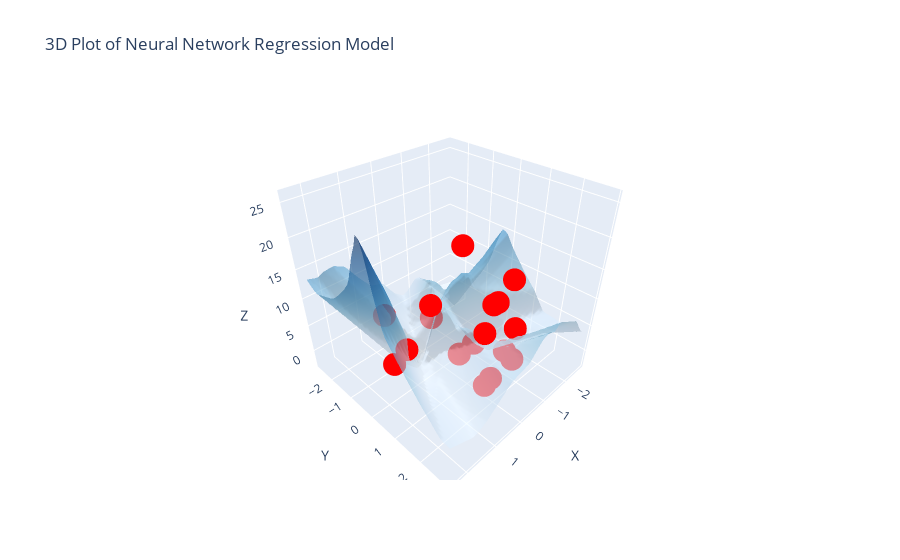

The code cell stored with this chart in its notebook:
### Code cell
import pandas as pd
import numpy as np
import matplotlib.pyplot as plt
from sklearn.preprocessing import StandardScaler
from sklearn.model_selection import train_test_split
from sklearn.metrics import mean_absolute_error
import plotly.graph_objs as go
from tensorflow.keras.models import Sequential
from tensorflow.keras.layers import Dense
from sklearn.metrics import r2_score

# Load the dataset
sewer_data = pd.read_csv('sewer_burst_frequency.csv')

# Set the correct header
sewer_data.columns = sewer_data.iloc[0]
sewer_data = sewer_data[1:]
sewer_data.reset_index(drop=True, inplace=True)

# Encode categorical variables
from sklearn.preprocessing import LabelEncoder
le = LabelEncoder()
for col in sewer_data.select_dtypes(include='object'):
    sewer_data[col] = le.fit_transform(sewer_data[col])

# Split features and target
x = sewer_data[['x', 'y']]
y = sewer_data['z']

# Splitting the dataset into the Training set and Test set
x_train, x_test, y_train, y_test = train_test_split(x, y, test_size=0.25, random_state=5)

# Standardize features
scaler = StandardScaler()
x_train_scaled = scaler.fit_transform(x_train)
x_test_scaled = scaler.transform(x_test)

# Build the neural network model
model = Sequential([
    Dense(64, activation='relu', input_shape=(x_train_scaled.shape[1],)),
    Dense(64, activation='relu'),
    Dense(1)
])

# Compile the model
model.compile(optimizer='adam', loss='mse')

# Train the model
model.fit(x_train_scaled, y_train, epochs=1000, batch_size=64, verbose=0)

# Predict on test data
y_pred_nn = model.predict(x_test_scaled)

# Calculate Mean Absolute Error
mae_nn = mean_absolute_error(y_test, y_pred_nn)

# Print Mean Absolute Error
print("Mean Absolute Error (Neural Network):", mae_nn)

# Create meshgrid for surface plot
x_min, x_max = x_test_scaled[:, 0].min() - 1, x_test_scaled[:, 0].max() + 1
y_min, y_max = x_test_scaled[:, 1].min() - 1, x_test_scaled[:, 1].max() + 1
xx, yy = np.meshgrid(np.arange(x_min, x_max, 0.1),
                     np.arange(y_min, y_max, 0.1))
z_pred_nn = model.predict(np.c_[xx.ravel(), yy.ravel()])
z_pred_nn = z_pred_nn.reshape(xx.shape)

# Plotting
fig = go.Figure()

# Scatter plot for actual data
fig.add_trace(go.Scatter3d(x=x_test_scaled[:, 0], y=x_test_scaled[:, 1], z=y_test, mode='markers', marker=dict(color='red'), name='Actual Data'))

# Surface plot for neural network predictions
fig.add_trace(go.Surface(x=xx, y=yy, z=z_pred_nn, colorscale='Blues', opacity=0.6, showscale=False, name='Neural Network Model'))

# Set layout
fig.update_layout(scene=dict(xaxis_title='X', yaxis_title='Y', zaxis_title='Z', aspectratio=dict(x=1, y=1, z=1)),
                  title='3D Plot of Neural Network Regression Model')

# Show plot
fig.show()

# Calculate R2 score for neural network predictions
r2_nn = r2_score(y_test, y_pred_nn)

# Print the R2 score
print("R2 Score (Neural Network):", r2_nn)

### Figure 1 — Plotly figure (JSON) as saved in the notebook; plotly's stock layout.template omitted (floating-point values rounded to 4 significant figures; data arrays with more than 128 entries replaced by an {"elided": "..."} marker saying what was removed)
{"data": [{"marker": {"color": "red"}, "mode": "markers", "name": "Actual Data", "type": "scatter3d", "x": [1.426, -0.939, -0.2402, -1.208, -1.477, -0.7778, -1.584, -0.8315, -1.692, 0.4048, 1.319, 0.2973, -1.1, -0.1327, 0.8348, -1.315, -0.07898], "y": [0.1706, 1.798, 1.349, 1.293, 1.405, -1.457, 1.124, 0.3951, -1.008, -0.05382, -0.6149, 1.91, 1.012, 1.742, -1.625, 0.6756, 0.5634], "z": [6, 1, 7, 0, 4, 0, 12, 0, 13, 10, 0, 1, 9, 0, 5, 7, 1]}, {"colorscale": [[0, "rgb(247,251,255)"], [0.125, "rgb(222,235,247)"], [0.25, "rgb(198,219,239)"], [0.375, "rgb(158,202,225)"], [0.5, "rgb(107,174,214)"], [0.625, "rgb(66,146,198)"], [0.75, "rgb(33,113,181)"], [0.875, "rgb(8,81,156)"], [1, "rgb(8,48,107)"]], "name": "Neural Network Model", "opacity": 0.6, "showscale": false, "type": "surface", "x": {"elided": "56x52 float values"}, "y": {"elided": "56x52 float values"}, "z": {"elided": "56x52 float values"}}], "layout": {"scene": {"aspectratio": {"x": 1, "y": 1, "z": 1}, "xaxis": {"title": {"text": "X"}}, "yaxis": {"title": {"text": "Y"}}, "zaxis": {"title": {"text": "Z"}}}, "title": {"text": "3D Plot of Neural Network Regression Model"}}}
